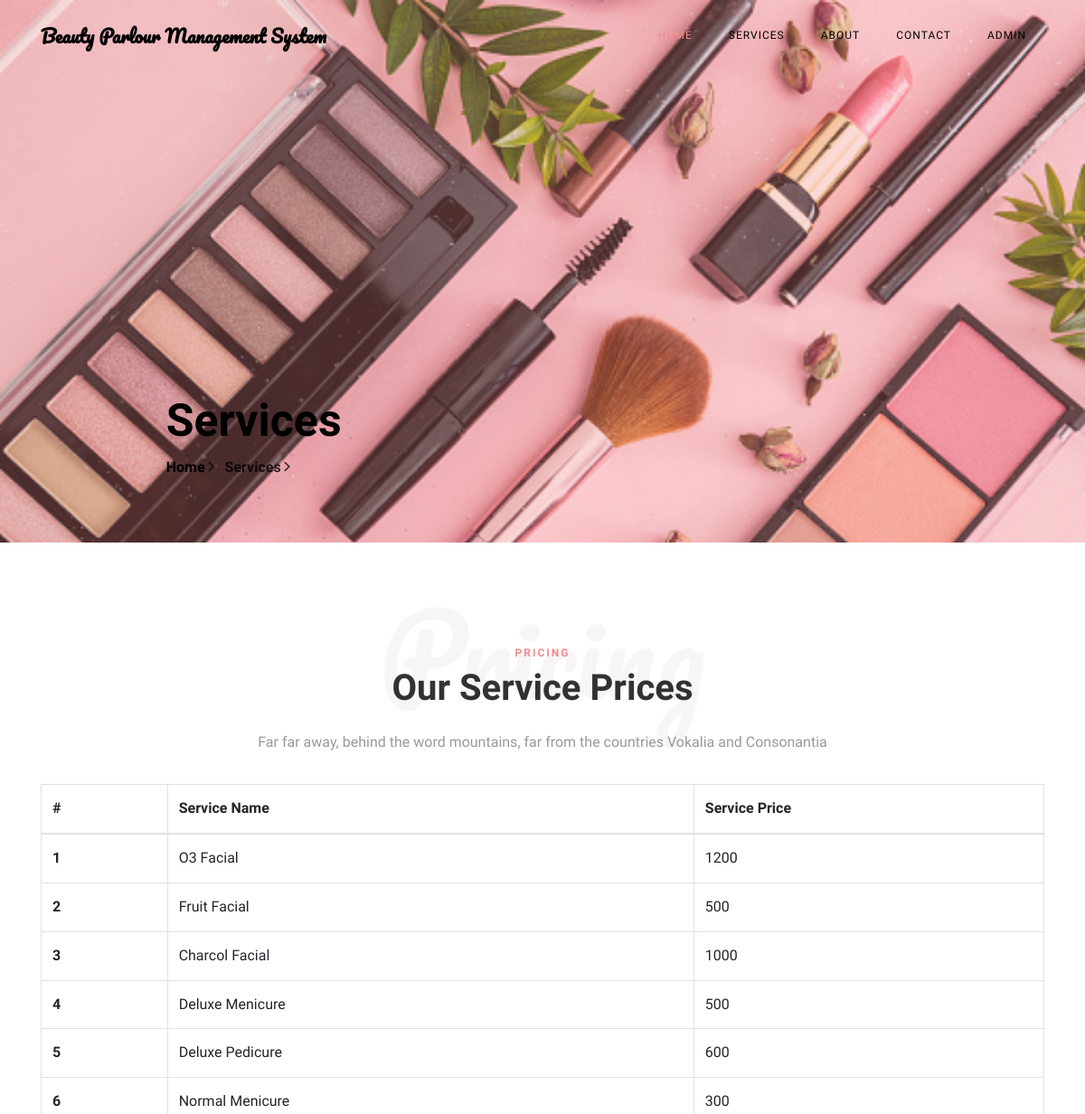
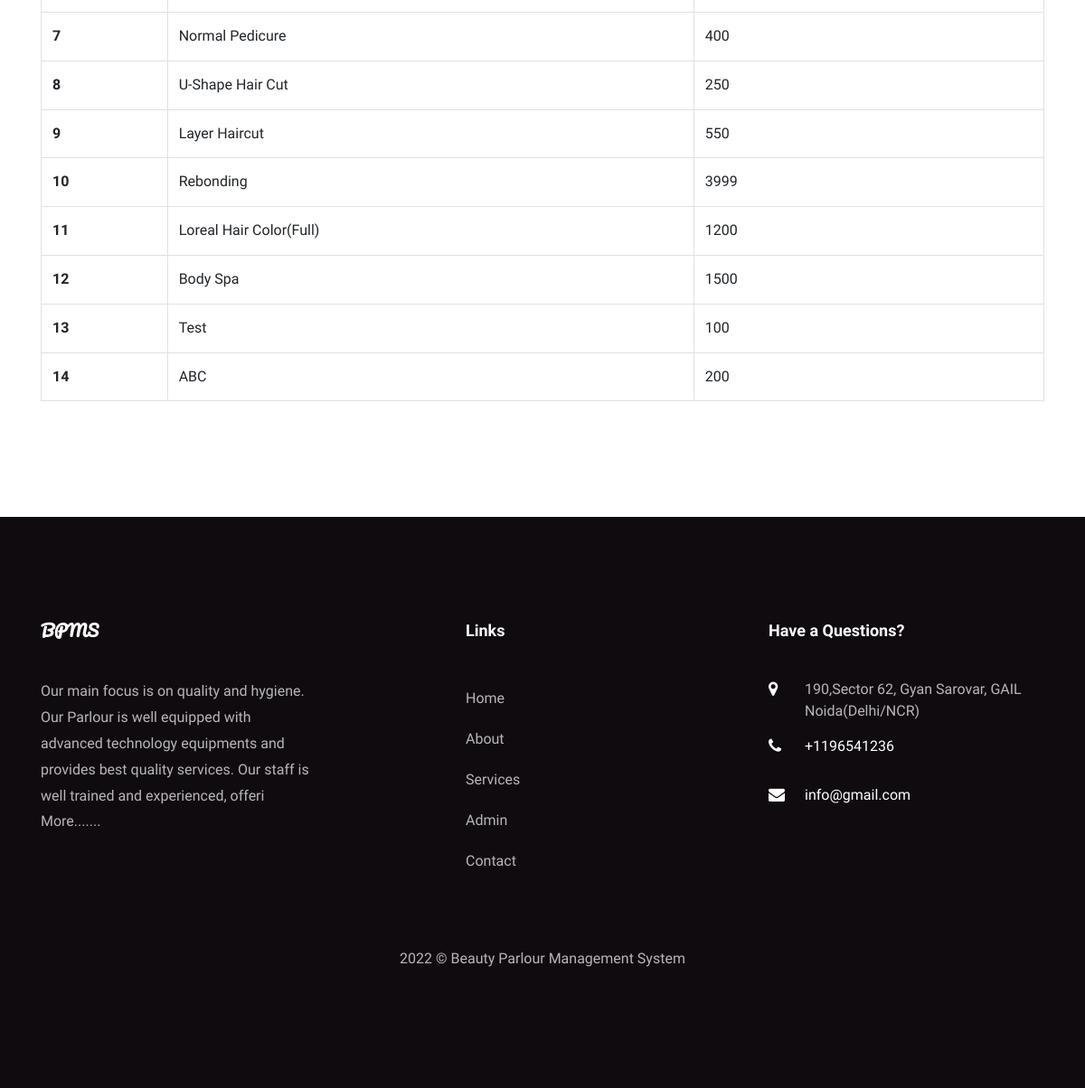
/services.php, run on the app's committed database (2 pictures, top to bottom).
### tables this page shows
CREATE TABLE `tblservices` (
  `ID` int(10) NOT NULL,
  `ServiceName` varchar(200) DEFAULT NULL,
  `Cost` int(10) DEFAULT NULL,
  `CreationDate` timestamp NULL DEFAULT current_timestamp()
);

CREATE TABLE `tblpage` (
  `ID` int(10) NOT NULL,
  `PageType` varchar(200) DEFAULT NULL,
  `PageTitle` mediumtext DEFAULT NULL,
  `PageDescription` mediumtext DEFAULT NULL,
  `Email` varchar(200) DEFAULT NULL,
  `MobileNumber` bigint(10) DEFAULT NULL,
  `UpdationDate` date DEFAULT NULL,
  `Timing` varchar(200) NOT NULL
);

### services.php (the view, shortened to what this page needs)
<?php
include('includes/dbconnection.php');
  ?>
<!DOCTYPE html>
<html lang="en">
  <head>
    <link rel="stylesheet" href="css/open-iconic-bootstrap.min.css">
    <link rel="stylesheet" href="css/animate.css">
    <link rel="stylesheet" href="css/owl.carousel.min.css">
    <link rel="stylesheet" href="css/owl.theme.default.min.css">
    <link rel="stylesheet" href="css/magnific-popup.css">
    <link rel="stylesheet" href="css/aos.css">
    <link rel="stylesheet" href="css/ionicons.min.css">
    <link rel="stylesheet" href="css/bootstrap-datepicker.css">
    <link rel="stylesheet" href="css/jquery.timepicker.css">
    <link rel="stylesheet" href="css/flaticon.css">
    <link rel="stylesheet" href="css/icomoon.css">
    <link rel="stylesheet" href="css/style.css">
  </head>
  <body>
	  <?php include_once('includes/header.php');?>
    <section class="hero-wrap hero-wrap-2" style="background-image: url('images/istockphoto-1221677097-170667a.jpg');" data-stellar-background-ratio="0.5">
      <div class="overlay"></div>
      <div class="container">
        <div class="row no-gutters slider-text js-fullheight align-items-end justify-content-center">
          <div class="col-md-9 ftco-animate pb-5">
            <h2 class="mb-0 bread">Services</h2>
            <p class="breadcrumbs"><span class="mr-2"><a href="index.php">Home <i class="ion-ios-arrow-forward"></i></a></span> <span>Services <i class="ion-ios-arrow-forward"></i></span></p>
          </div>
        </div>
      </div>
    </section>
    <section class="ftco-section ftco-pricing">
			<div class="container">
				<div class="row justify-content-center pb-3">
          <div class="col-md-10 heading-section text-center ftco-animate">
          	<h1 class="big">Pricing</h1>
          	<span class="subheading">Pricing</span>
            <h2 class="mb-4">Our Service Prices</h2>
            <p>Far far away, behind the word mountains, far from the countries Vokalia and Consonantia</p>
          </div>
        </div>
            <table class="table table-bordered"> <thead> <tr> <th>#</th> <th>Service Name</th> <th>Service Price</th> </tr> </thead> <tbody>
<?php
$ret=mysqli_query($con,"select *from  tblservices");
$cnt=1;
while ($row=mysqli_fetch_array($ret)) {
?>
             <tr> <th scope="row"><?php echo $cnt;?></th> <td><?php  echo $row['ServiceName'];?></td> <td><?php  echo $row['Cost'];?></td> </tr>   <?php
$cnt=$cnt+1;
}?></tbody> </table>
			</div>
		</section>
    <?php include_once('includes/footer.php');?>
  </body>
</html>

### includes/footer.php (shortened to what this page needs)
 <?php
include('includes/dbconnection.php');
?>
 <footer class="ftco-footer ftco-section">
      <div class="container">
        <div class="row mb-5">
          <div class="col-md">
            <div class="ftco-footer-widget mb-4">
              <h2 class="ftco-heading-2 logo">BPMS</h2>
              <?php
$ret=mysqli_query($con,"select * from tblpage where PageType='aboutus' ");
while ($row=mysqli_fetch_array($ret)) {
?>
              <p><?php  echo substr($row['PageDescription'],0,200);?> <a href="about.php">More.......</a></p><?php } ?>
            </div>
          </div>
          <div class="col-md" style="padding-left: 150px">
             <div class="ftco-footer-widget mb-4">
              <h2 class="ftco-heading-2">Links</h2>
              <ul class="list-unstyled">
                <li><a href="index.php" class="py-2 d-block">Home</a></li>
                <li><a href="about.php" class="py-2 d-block">About</a></li>
                <li><a href="services.php" class="py-2 d-block">Services</a></li>
                <li><a href="admin/index.php" class="py-2 d-block">Admin</a></li>
                <li><a href="contact.php" class="py-2 d-block">Contact</a></li>
              </ul>
            </div>
          </div>
          <div class="col-md">
            <div class="ftco-footer-widget mb-4">
            	<h2 class="ftco-heading-2">Have a Questions?</h2>
            	<div class="block-23 mb-3">
                <?php
$ret=mysqli_query($con,"select * from tblpage where PageType='contactus' ");
while ($row=mysqli_fetch_array($ret)) {
?>
	              <ul>
	                <li><span class="icon icon-map-marker"></span><span class="text"><?php  echo $row['PageDescription'];?></span></li>
	                <li><a href="#"><span class="icon icon-phone"></span><span class="text">+<?php  echo $row['MobileNumber'];?></span></a></li>
	                <li><a href="#"><span class="icon icon-envelope"></span><span class="text"><?php  echo $row['Email'];?></span></a></li>
	              </ul>
	            </div>
               <?php } ?>
            </div>
          </div>
        </div>
        <div class="row">
          <div class="col-md-12 text-center">
            <p>
  2022 &copy; Beauty Parlour Management System  </p>
          </div>
        </div>
      </div>
    </footer>

### css/icomoon.css (style rules this page uses)
[class^="icon-"], [class*=" icon-"] { font-family: 'icomoon' !important; speak: none; font-style: normal; font-weight: normal; font-variant: normal; text-transform: none; line-height: 1; -webkit-font-smoothing: antialiased; -moz-osx-font-smoothing: grayscale; }
.icon-map-marker:before { content: "\f041"; }
.icon-phone:before { content: "\f095"; }
.icon-envelope:before { content: "\f0e0"; }

### data on the page
tblservices: ServiceName "O3 Facial", Cost "1200"
tblservices: ServiceName "Fruit Facial", Cost "500"
tblservices: ServiceName "Charcol Facial", Cost "1000"
tblservices: ServiceName "Deluxe Menicure", Cost "500"
tblservices: ServiceName "Deluxe Pedicure", Cost "600"
tblservices: ServiceName "Normal Menicure", Cost "300"
tblservices: ServiceName "Normal Pedicure", Cost "400"
tblservices: ServiceName "U-Shape Hair Cut", Cost "250"
tblservices: ServiceName "Layer Haircut", Cost "550"
tblservices: ServiceName "Rebonding", Cost "3999"
tblservices: ServiceName "Loreal Hair Color(Full)", Cost "1200"
tblservices: ServiceName "Body Spa", Cost "1500"
tblservices: ServiceName "Test", Cost "100"
tblservices: ServiceName "ABC", Cost "200"
tblpage: PageDescription "Our main focus is on quality and hygiene. Our Parlour is well equipped with advanced technology equipments and provides best quality services. Our staff is well trained and experienced, offeri"
tblpage: PageDescription "190,Sector 62, Gyan Sarovar, GAIL Noida(Delhi/NCR)", MobileNumber "1196541236", Email "info@gmail.com"
